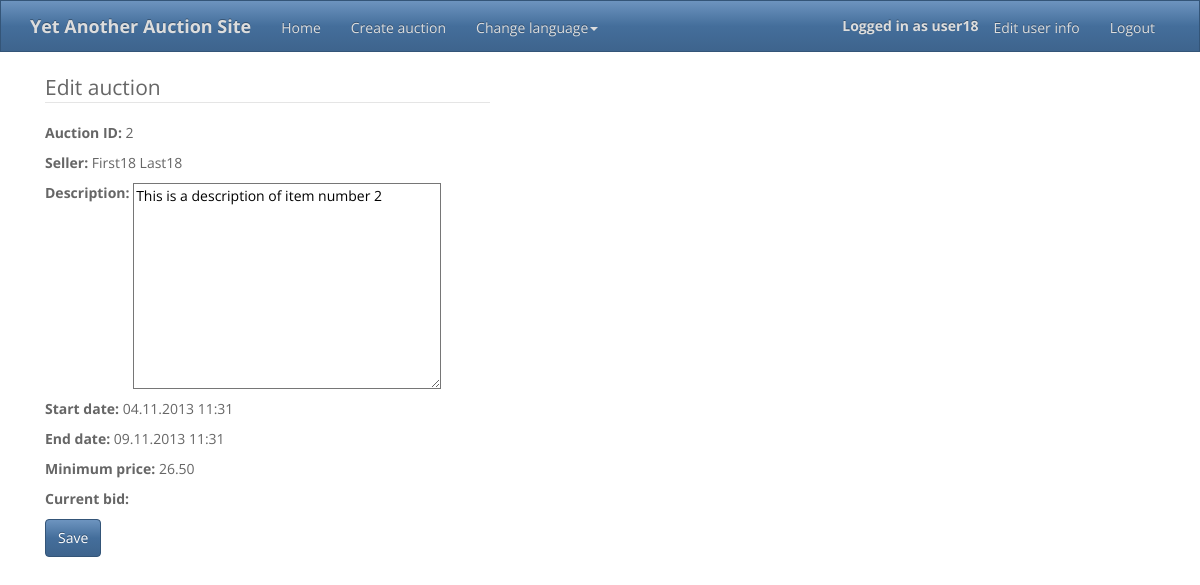
Page /YAAS/auction/2/edit/ (signed in) on the committed database.
### YAAS_app/models.py (models this page shows, shortened)
class Auction(models.Model):
    id = models.AutoField(primary_key=True)
    seller = models.ForeignKey(User, related_name='seller')
    title = models.CharField(max_length=30)
    description = models.TextField()
    start_date = models.DateTimeField(auto_now_add=True)
    updated_date = models.DateTimeField(auto_now=True)
    end_date = models.DateTimeField()
    minimum_price = models.DecimalField(max_digits=16, decimal_places=2)
    active = models.BooleanField(default=True)
    banned = models.BooleanField(default=False)
    winner = models.ForeignKey(User, related_name='winner', null=True, blank=True)
    @classmethod
    def getActiveById(cls, auction_id):
        try:
            a = cls.objects.get(id=auction_id)
        except ObjectDoesNotExist:
            a = None
        if a and a.active and not a.banned:
            return a
        else:
            return None

### YAAS_app/views.py (the view)
@login_required
def edit_auction(request, id):
    auction = Auction.getActiveById(id)
    if auction:
        if request.user.id != auction.seller.id:
            template = "message.html"
            context = {"message": "Only the seller of an auction can edit it!"}
            return render_to_response(template, context, context_instance=RequestContext(request))
        else:
            if request.method == "POST":
                form = EditAuctionForm(request.POST)
                if form.is_valid():
                    auction.description = form.cleaned_data["description"]
                    auction.save()
                    return HttpResponseRedirect("/YAAS/auction/" + str(auction.id) + "/")
            else:
                form = EditAuctionForm({"description": auction.description})
            template = "edit_auction.html"
            context = {"form": form, "auction": auction}
            return render_to_response(template, context, context_instance=RequestContext(request))
    else:
        template = "message.html"
        context = {"message": "Auction not found"}
        return render_to_response(template, context, context_instance=RequestContext(request))

### YAAS_app/forms.py
class EditAuctionForm(forms.ModelForm):
    class Meta:
        model = Auction
        fields = ('description',)

### templates/edit_auction.html (shortened to what this page needs)
{% extends "base.html" %}
{% block content %}
    <div class="col-md-5">
        <form class="form-horizontal" action="/YAAS/auction/{{ auction.id }}/edit/" method="post">
            <fieldset>
                <legend>Edit auction</legend>
                <p><b>Auction ID:</b> {{ auction.id }}</p>
                <p><b>Seller:</b> {{ auction.seller.get_full_name }}</p>
                {{ form.as_p }}
                <p><b>Start date:</b> {{ auction.start_date|date:"d.m.Y H:i" }}</p>
                <p><b>End date:</b> {{ auction.end_date|date:"d.m.Y H:i" }}</p>
                <p><b>Minimum price:</b> {{ auction.minimum_price|floatformat:2 }}</p>
                <p><b>Current bid:</b> {{ auction.current_bid|floatformat:2 }}</p>
                <input type="submit" class="btn btn-primary" value="Save">
            </fieldset>
        </form>
    </div>
{% endblock %}

### templates/base.html (shortened to what this page needs)
<!DOCTYPE html>
<html>
<head>
    {% load staticfiles %}
    <link rel="stylesheet" type="text/css" href="{% static "bootstrap/css/bootstrap.min.css" %}">
</head>
<body>
<div class="navbar navbar-inverse navbar-static-top">
    <div class="container">
        <b><a href="/YAAS/" class="navbar-brand">Yet Another Auction Site</a></b>
        <div class="collapse navbar-collapse navHeaderCollapse">
            <ul class="nav navbar-nav">
                <li><a href="/YAAS/">Home</a></li>
                {% if user.is_authenticated %}
                <li><a href="/YAAS/auction/create/">Create auction</a></li>
                {% endif %}
                <li class="dropdown">
                    <a href="#" class="dropdown-toggle" data-toggle="dropdown">Change language<strong class="caret"></strong></a>
                </li>
            </ul>
            <ul class="nav navbar-nav navbar-right">
                {% if user.is_authenticated %}
                <li><p class="navbar-text"><b>Logged in as {{ user.username }}</b></p></li>
                <li><a href="/YAAS/user/">Edit user info</a></li>
                <li><a href="/YAAS/logout/">Logout</a></li>
                {% endif %}
            </ul>
        </div>
    </div>
</div>
<div class="container">
    {% block content %}{% endblock %}
</div>
</body>
</html>

### rows in the picture
Auction: id "2", seller.get_full_name "First18 Last18", description "This is a description of item number 2", start_date "04.11.2013 11:31", end_date "09.11.2013 11:31", minimum_price "26.50"

### other values in the picture
{{ user.username }} "user18"
